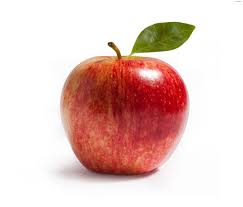
//> input picture test.jpg, 243 x 207 px
$ ./main ../test.jpg   (built with g++ and OpenCV 4)
//> lines starting //> are read from the running program, lines starting //| are printed output that depends on the picture
#include <iostream>
#include <opencv2/highgui.hpp>
#include <opencv2/imgcodecs.hpp>
#include <opencv2/imgproc.hpp>

using namespace cv;
using namespace std;

int main(int argc, char* argv[]) {
    Mat src, src_gray;
    Mat grad;
    const char* window_name = "Sobel Demo - Simple Edge Detector";
    int scale = 1;
    int delta = 0;
    int ddepth = CV_16S;

    src = imread(argv[1]);
//> src is the input picture: 207 rows x 243 cols, CV_8UC3; mean B, G, R 196.7, 202, 230.7

    if(src.empty()) {
        return -1;
    }

    GaussianBlur(src, src, Size(3,3), 0, 0, BORDER_DEFAULT);

    cvtColor(src, src_gray, COLOR_BGR2GRAY);
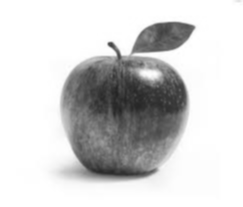
//> src_gray: 207 rows x 243 cols, CV_8UC1; min 36, max 255, mean 210

    namedWindow(window_name, WINDOW_AUTOSIZE);

    Mat grad_x, grad_y;
    Mat abs_grad_x, abs_grad_y;

    //Scharr(src_gray, grad_x, ddepth, 1, 0, scale, delta, BORDER_DEFAULT);
    Sobel(src_gray, grad_x, ddepth, 1, 0, 3, scale, delta, BORDER_DEFAULT);
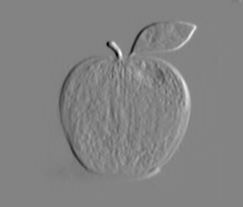
//> grad_x: 207 rows x 243 cols, CV_16SC1; min -518, max 489, mean 0; drawn with min black and max white
    convertScaleAbs(grad_x, abs_grad_x);
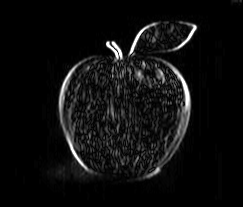
//> abs_grad_x: 207 rows x 243 cols, CV_8UC1; min 0, max 255, mean 14.4


    //Scharr(src_gray, grad_y, ddepth, 1, 0, scale, delta, BORDER_DEFAULT);
    Sobel(src_gray, grad_y, ddepth, 0, 1, 3, scale, delta, BORDER_DEFAULT);
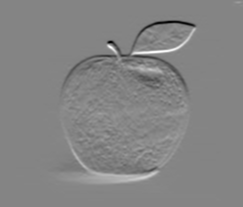
//> grad_y: 207 rows x 243 cols, CV_16SC1; min -535, max 494, mean 0; drawn with min black and max white
    convertScaleAbs(grad_y, abs_grad_y);
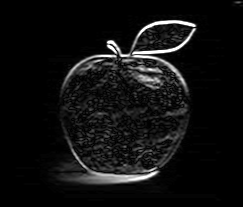
//> abs_grad_y: 207 rows x 243 cols, CV_8UC1; min 0, max 255, mean 15.9

    addWeighted(abs_grad_x, 0.5, abs_grad_y, 0.5, 0, grad);
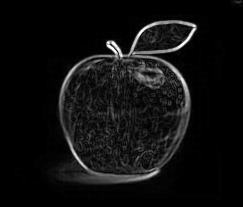
//> grad: 207 rows x 243 cols, CV_8UC1; min 0, max 255, mean 15.1

    imshow(window_name, grad);

    waitKey(0);

    return 0;
}
